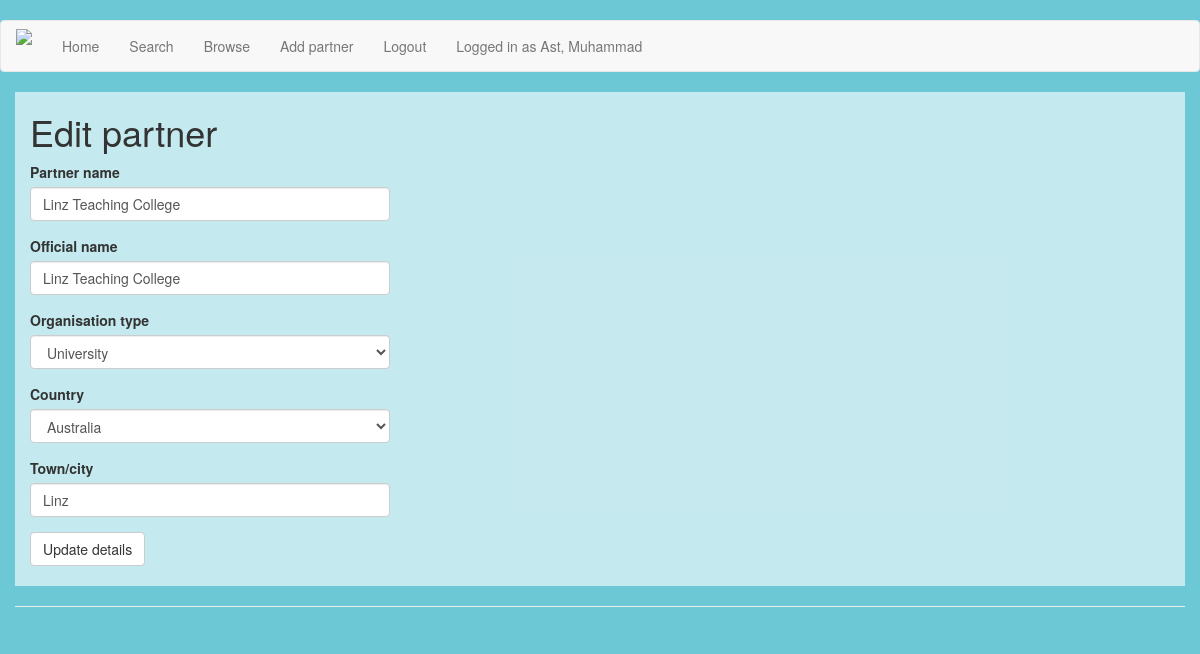
The page /editpartner/6 (signed in) on the database as committed earlier.
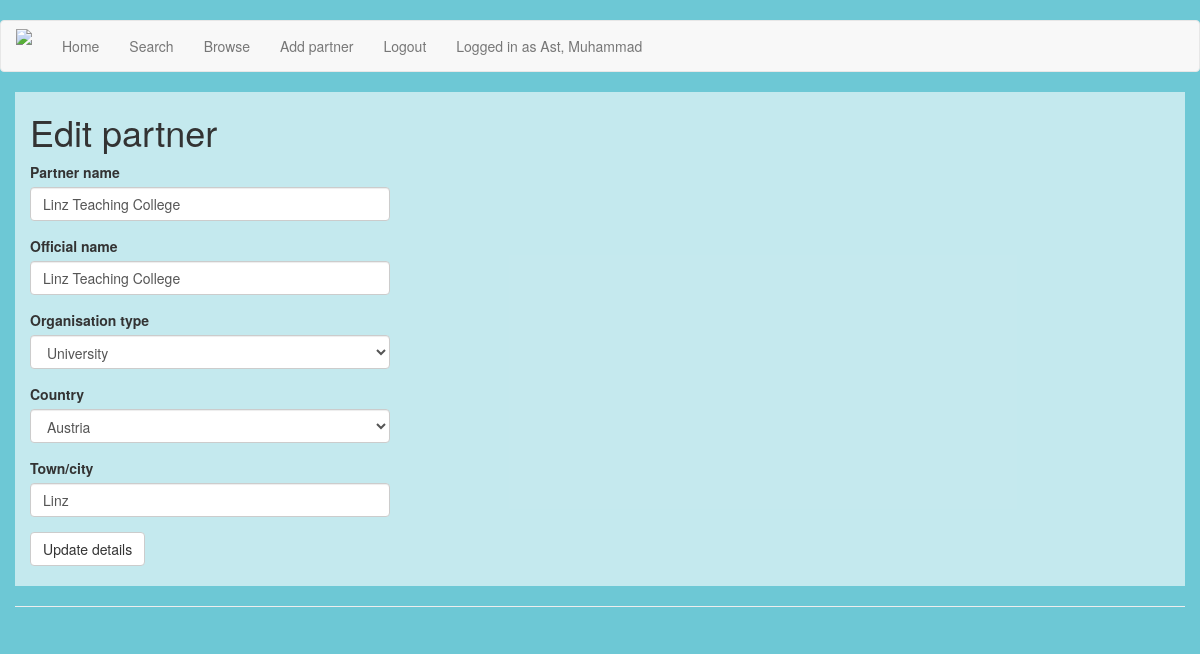
The same page on the database as committed later.
### app/models.py (models this page shows, shortened)
class Partner(db.Model):
	id = db.Column(db.Integer, primary_key=True)
	name = db.Column(db.String(200), index=True, unique=True)
	offname = db.Column(db.String(200), index=True)
	ptype = db.Column(db.String(128))
	city = db.Column(db.String(128))
	country = db.Column(db.String(128), db.ForeignKey('country.iso'))
	contact = db.Column(db.String(64))
	owner = db.Column(db.Integer, db.ForeignKey('user.id'))
	created_date = db.Column(db.DateTime, index=True, default=datetime.utcnow)
	last_updated = db.Column(db.Date, index=True)
	updated_by = db.Column(db.Integer)
	agreement = db.relationship('Agreement', backref='partner_org', lazy='dynamic')
	visit = db.relationship('Visit', backref='visit_ref', lazy='dynamic')

### app/routes.py (the view, shortened to what this page needs)
@app.route('/editpartner/<id>', methods=['GET', 'POST'])
@login_required
def editpartner(id):
	countries = Country.query.all()
	options = [(str(c.iso), c.name) for c in countries]
	form = EditPartnerForm()
	form.country.choices = options
	partner = Partner.query.filter_by(id=id).first_or_404()
	form.name.data = partner.name
	form.offname.data = partner.offname
	form.ptype.data = partner.ptype
	form.country.data = partner.country
	form.city.data = partner.city
	return render_template('editpartner.html', form=form)

### app/forms.py
class EditPartnerForm(FlaskForm):
	typechoices = [('HEI', 'University'), ('NGO', 'Non-government organisation'), ('RES', 'Research centre'), ('GOV', 'Government organisation')]
	name = StringField('Partner name', validators=[Optional()])
	offname = StringField('Official name', validators=[Optional()])
	ptype = SelectField(u'Organisation type', choices=typechoices, validators=[Optional()])
	country = SelectField(u'Country', validators=[Optional()])
	city = StringField('Town/city', validators=[Optional()])
	submit = SubmitField('Update details')

### app/models.py (called while the page is built)
	def is_admin(self):
		if self.role == 'Admin':
			return True
		else:
			return False

	@login.user_loader
	def load_user(id):
		return User.query.get(int(id))

### app/templates/editpartner.html (shortened to what this page needs)
{% extends "base.html" %}
{% block app_content %}
	<head>
	</head>
	<div class="container-fluid" id="searchbar">
		<h1>Edit partner</h1>
    		<div class="row">
        		<div class="col-md-4">
            		{{ wtf.quick_form(form) }}
        		</div>
    		</div>
    	</div>
	<hr>
{% endblock %}

Rows that differ between the two databases and show on the page:
changed Partner "Linz Teaching College": country "Australia" → "Austria"
